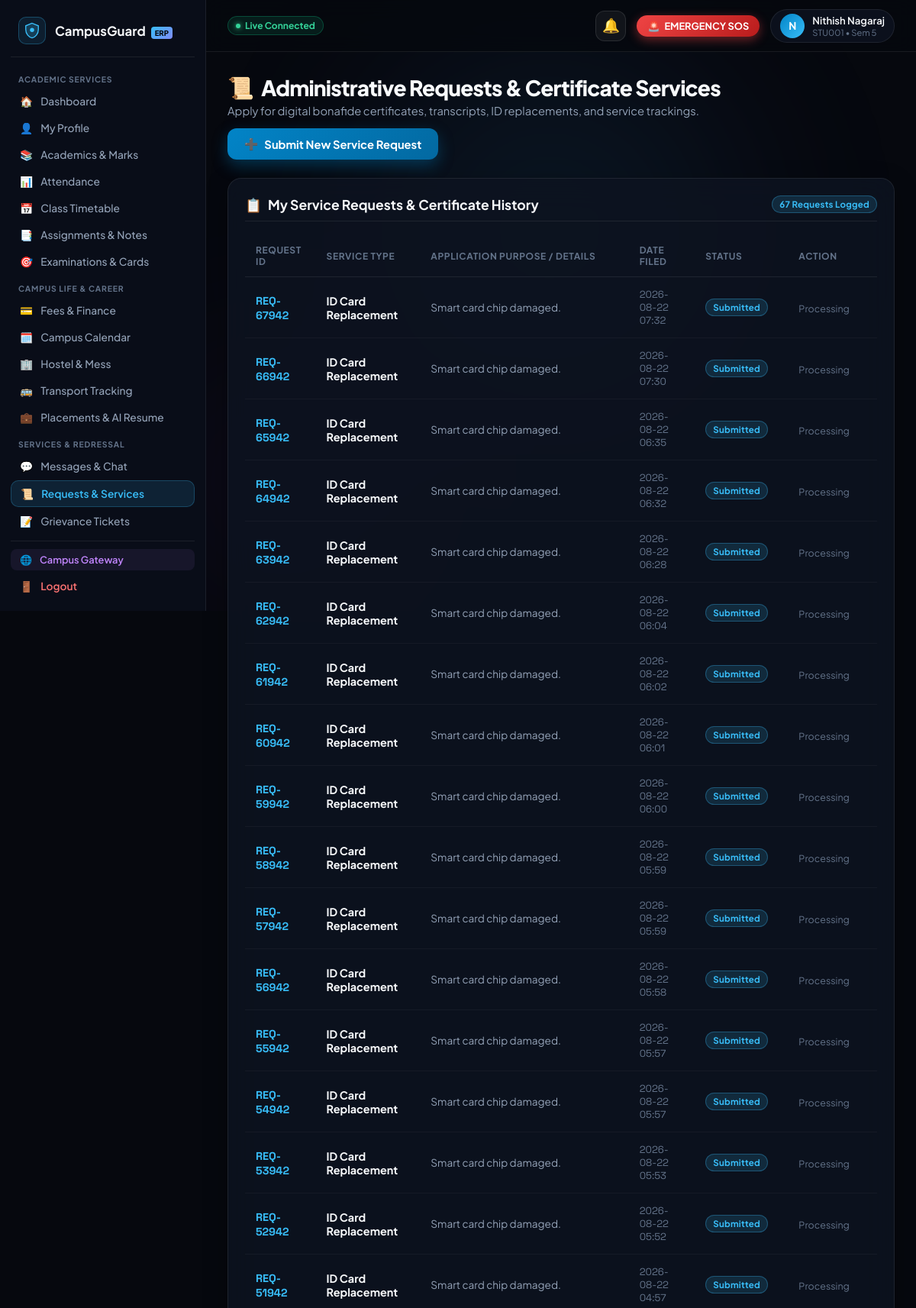
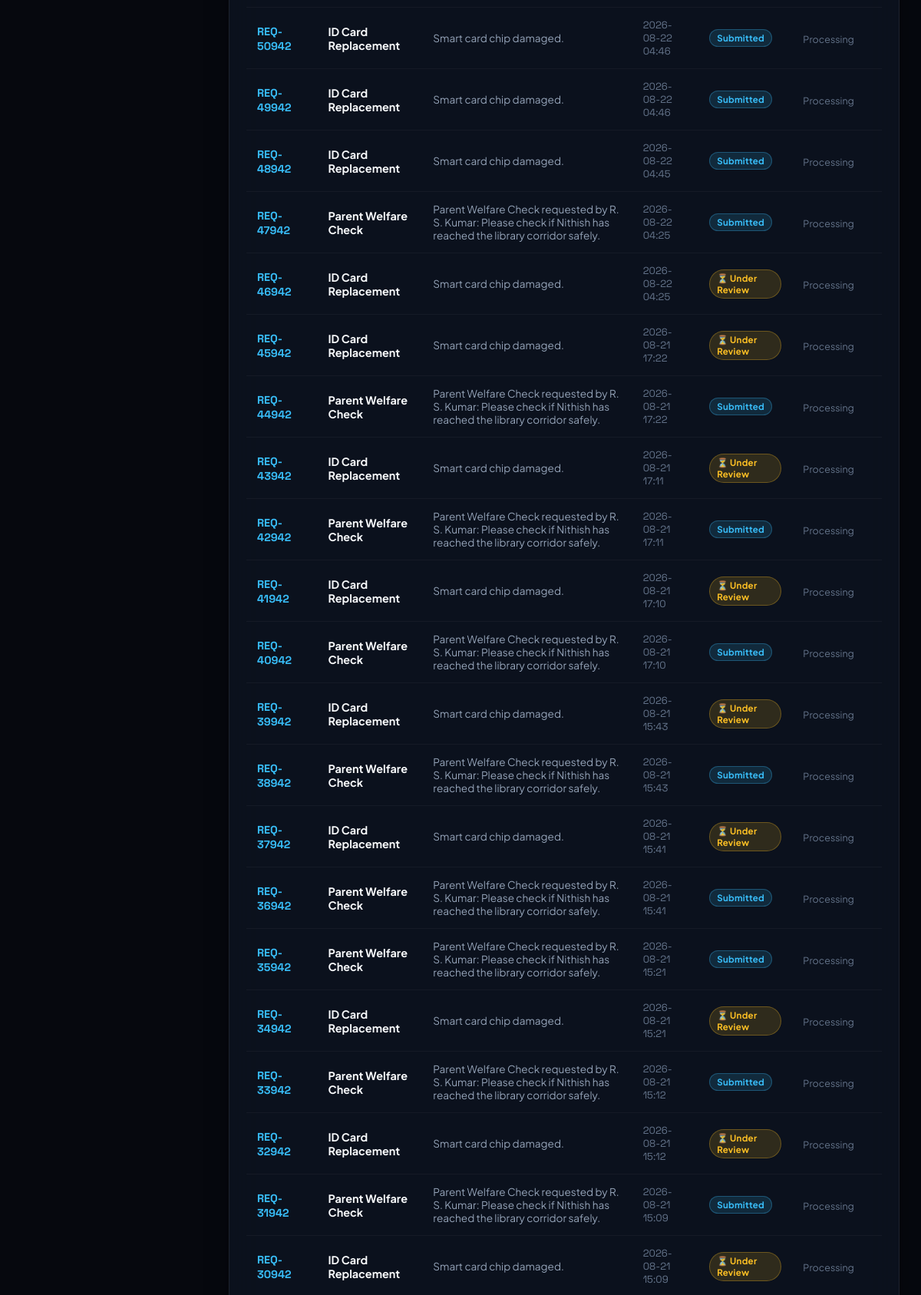
The app's page /student/requests (signed in, upper part) with its own data (2 pictures, top to bottom).
### tables this page shows
CREATE TABLE students (
            id INTEGER PRIMARY KEY AUTOINCREMENT,
            name TEXT NOT NULL,
            register_number TEXT UNIQUE NOT NULL,
            email TEXT NOT NULL,
            password_hash TEXT NOT NULL,
            department TEXT NOT NULL,
            year INTEGER NOT NULL,
            profile_image TEXT DEFAULT '',
            created_at TIMESTAMP DEFAULT CURRENT_TIMESTAMP
        , phone TEXT DEFAULT '+91 98765 43210', join_date TEXT DEFAULT '2023-08-01', cgpa REAL DEFAULT 8.75, program TEXT DEFAULT 'B.Tech', semester INTEGER DEFAULT 5, section TEXT DEFAULT 'A', dob TEXT DEFAULT '2004-05-14', address TEXT DEFAULT '#42, Green Avenue, Tech City, Karnataka 560001', parent_name TEXT DEFAULT 'R. S. Kumar', parent_phone TEXT DEFAULT '+91 94440 12345', sgpa REAL DEFAULT 8.90, earned_credits INTEGER DEFAULT 112, total_credits INTEGER DEFAULT 160, status TEXT DEFAULT 'ACTIVE');

CREATE TABLE student_requests (
            id INTEGER PRIMARY KEY AUTOINCREMENT,
            student_id INTEGER NOT NULL,
            request_type TEXT NOT NULL,
            details TEXT NOT NULL,
            status TEXT DEFAULT 'Submitted',
            created_at TIMESTAMP DEFAULT CURRENT_TIMESTAMP,
            FOREIGN KEY (student_id) REFERENCES students (id)
        );

### routes/student.py (the view, shortened to what this page needs)
@student_bp.route('/student/requests', methods=['GET', 'POST'])
@student_required
def student_requests(student):
    conn = get_db_connection()
    requests_list = conn.execute("SELECT * FROM student_requests WHERE student_id = ? ORDER BY created_at DESC", (student['id'],)).fetchall()
    conn.close()
    return render_template('student/requests.html', student=student, requests=requests_list, active_page='requests')

### app.py (called while the page is built, shortened)
def _url_build_error_fallback(error, endpoint, values):
    for registered_ep in list(app.view_functions.keys()):
        if registered_ep == endpoint or registered_ep.endswith('.' + endpoint):
            try:
                return url_for(registered_ep, **values)
            except Exception:
                if 'student_id' in values and 'id' not in values:
                    v_copy = dict(values)
                    v_copy['id'] = v_copy.pop('student_id')
                    try:
                        return url_for(registered_ep, **v_copy)
                    except Exception:
                        pass
                continue

### database/db.py (called while the page is built)
def get_db_connection():
    conn = sqlite3.connect(DATABASE_FILE, timeout=20.0)
    conn.row_factory = sqlite3.Row
    return conn

### utils/security.py (called while the page is built)
def add_security_headers(response):
    response.headers['Cache-Control'] = 'no-cache, no-store, must-revalidate, max-age=0'
    response.headers['Pragma'] = 'no-cache'
    response.headers['Expires'] = '0'
    response.headers['X-Content-Type-Options'] = 'nosniff'
    response.headers['X-Frame-Options'] = 'SAMEORIGIN'
    response.headers['X-XSS-Protection'] = '1; mode=block'
    return response

### templates/student/requests.html (shortened to what this page needs)
{% extends "student/base_student.html" %}
{% block student_content %}
<div class="page-header-block">
    <div class="page-title-group">
        <h1><span>📜</span> Administrative Requests &amp; Certificate Services</h1>
        <p>Apply for digital bonafide certificates, transcripts, ID replacements, and service trackings.</p>
    </div>
    <button type="button" class="btn-primary" onclick="openModal('new-request-modal')">
        <span>➕</span> Submit New Service Request
    </button>
</div>
<section class="content-card">
    <div class="card-header-row">
        <h2 class="card-heading"><span>📋</span> My Service Requests &amp; Certificate History</h2>
        <span class="badge badge-cyan">{{ requests|length }} Requests Logged</span>
    </div>
    <div class="table-responsive">
        <table class="portal-table">
            <thead>
                <tr>
                    <th>Request ID</th>
                    <th>Service Type</th>
                    <th>Application Purpose / Details</th>
                    <th>Date Filed</th>
                    <th>Status</th>
                    <th>Action</th>
                </tr>
            </thead>
            <tbody>
                {% for r in requests %}
                <tr>
                    <td><strong style="font-family: var(--font-mono); color: #38bdf8;">REQ-{{ r.id }}942</strong></td>
                    <td><strong>{{ r.request_type }}</strong></td>
                    <td style="font-size: 0.85rem; color: var(--text-secondary);">{{ r.details }}</td>
                    <td style="font-size: 0.82rem; color: var(--text-muted); font-family: var(--font-mono);">{{ r.created_at[:16] }}</td>
                    <td>
                        {% if r.status == 'Approved' or r.status == 'Completed' %}
                            <span class="badge badge-green">✓ {{ r.status }}</span>
                        {% elif r.status == 'Under Review' %}
                            <span class="badge badge-yellow">⏳ Under Review</span>
                        {% else %}
                            <span class="badge badge-cyan">Submitted</span>
                        {% endif %}
                    </td>
                    <td>
                        {% if r.status == 'Approved' or r.status == 'Completed' %}
                            <button type="button" class="btn-secondary" style="font-size: 0.78rem; padding: 4px 10px;" onclick="alert('Downloading Digitally Verified {{ r.request_type }} (SHA-256 Validated)...');">
                                📥 Download
                            </button>
                        {% else %}
                            <span style="font-size: 0.78rem; color: #64748b;">Processing</span>
                        {% endif %}
                    </td>
                </tr>
                {% else %}
                <tr>
                    <td colspan="6" style="text-align: center; color: var(--text-muted); padding: 32px;">No active service requests.</td>
                </tr>
                {% endfor %}
            </tbody>
        </table>
    </div>
</section>
{% endblock %}

### templates/student/base_student.html (shortened to what this page needs)
<!DOCTYPE html>
<html lang="en">
<head>
    <link rel="stylesheet" href="{{ url_for('static', filename='css/student-portal.css') }}">
    <link rel="stylesheet" href="{{ url_for('static', filename='css/campusguard-toast.css') }}">
    <link rel="stylesheet" href="{{ url_for('static', filename='css/emergency.css') }}">
</head>
<body>
    <div class="ambient-background" aria-hidden="true">
        <div class="glow-orb orb-primary"></div>
        <div class="glow-orb orb-secondary"></div>
    </div>
    <div class="portal-layout">
        <aside class="sidebar" id="student-sidebar" aria-label="Student Navigation">
            <a href="{{ url_for('student_dashboard') }}" class="sidebar-brand">
                <div class="brand-icon">
                    <svg width="22" height="22" viewBox="0 0 32 32" fill="none" xmlns="http://www.w3.org/2000/svg">
                        <path d="M16 2L4 7V14C4 22 9.5 28.5 16 30C22.5 28.5 28 22 28 14V7L16 2Z" fill="#38bdf8" fill-opacity="0.2" stroke="#38bdf8" stroke-width="2"/>
                        <circle cx="16" cy="15" r="4" fill="#38bdf8"/>
                    </svg>
                </div>
                <span class="brand-name">CampusGuard <span class="brand-badge">ERP</span></span>
            </a>
            <nav class="sidebar-nav">
                <span class="nav-category">Academic Services</span>
                <a href="{{ url_for('student_dashboard') }}" class="nav-link {% if active_page == 'dashboard' %}active{% endif %}" id="nav-dashboard">
                    <span>🏠</span> <span class="nav-text">Dashboard</span>
                </a>
                <a href="{{ url_for('student_profile') }}" class="nav-link {% if active_page == 'profile' %}active{% endif %}" id="nav-profile">
                    <span>👤</span> <span class="nav-text">My Profile</span>
                </a>
                <a href="{{ url_for('student_academics') }}" class="nav-link {% if active_page == 'academics' or active_page == 'marks' %}active{% endif %}" id="nav-academics">
                    <span>📚</span> <span class="nav-text">Academics &amp; Marks</span>
                </a>
                <a href="{{ url_for('student_attendance') }}" class="nav-link {% if active_page == 'attendance' %}active{% endif %}" id="nav-attendance">
                    <span>📊</span> <span class="nav-text">Attendance</span>
                </a>
                <a href="{{ url_for('student_timetable') }}" class="nav-link {% if active_page == 'timetable' %}active{% endif %}" id="nav-timetable">
                    <span>📅</span> <span class="nav-text">Class Timetable</span>
                </a>
                <a href="{{ url_for('student_assignments') }}" class="nav-link {% if active_page == 'assignments' %}active{% endif %}" id="nav-assignments">
                    <span>📑</span> <span class="nav-text">Assignments &amp; Notes</span>
                </a>
                <a href="{{ url_for('student_examinations') }}" class="nav-link {% if active_page == 'examinations' %}active{% endif %}" id="nav-examinations">
                    <span>🎯</span> <span class="nav-text">Examinations &amp; Cards</span>
                </a>
                <span class="nav-category">Campus Life &amp; Career</span>
                <a href="{{ url_for('student_fees') }}" class="nav-link {% if active_page == 'fees' %}active{% endif %}" id="nav-fees">
                    <span>💳</span> <span class="nav-text">Fees &amp; Finance</span>
                </a>
                <a href="{{ url_for('student_calendar') }}" class="nav-link {% if active_page == 'calendar' %}active{% endif %}" id="nav-calendar">
                    <span>🗓️</span> <span class="nav-text">Campus Calendar</span>
                </a>
                <a href="{{ url_for('student_hostel') }}" class="nav-link {% if active_page == 'hostel' %}active{% endif %}" id="nav-hostel">
                    <span>🏢</span> <span class="nav-text">Hostel &amp; Mess</span>
                </a>
                <a href="{{ url_for('student_transport') }}" class="nav-link {% if active_page == 'transport' %}active{% endif %}" id="nav-transport">
                    <span>🚌</span> <span class="nav-text">Transport Tracking</span>
                </a>
                <a href="{{ url_for('student_placements') }}" class="nav-link {% if active_page == 'placements' %}active{% endif %}" id="nav-placements">
                    <span>💼</span> <span class="nav-text">Placements &amp; AI Resume</span>
                </a>
                <span class="nav-category">Services &amp; Redressal</span>
                <a href="{{ url_for('student_messages') }}" class="nav-link {% if active_page == 'messages' %}active{% endif %}" id="nav-messages">
                    <span>💬</span> <span class="nav-text">Messages &amp; Chat</span>
                </a>
                <a href="{{ url_for('student_requests') }}" class="nav-link {% if active_page == 'requests' %}active{% endif %}" id="nav-requests">
                    <span>📜</span> <span class="nav-text">Requests &amp; Services</span>
                </a>
                <a href="{{ url_for('student_complaints') }}" class="nav-link {% if active_page == 'complaints' %}active{% endif %}" id="nav-complaints">
                    <span>📝</span> <span class="nav-text">Grievance Tickets</span>
                </a>
                <a href="{{ url_for('student_lost_found') }}" class="nav-link {% if active_page == 'lost_found' %}active{% endif %}" id="nav-lost-found">
                </a>
            </nav>
            <div class="sidebar-footer">
                <a href="/" class="admin-switch-link" title="Open Campus Gateway">
                    <span>🌐</span> <span>Campus Gateway</span>
                </a>
                <a href="{{ url_for('student_logout') }}" class="logout-link" id="btn-logout" aria-label="Sign out">
                    <span>🚪</span> <span>Logout</span>
                </a>
            </div>
        </aside>
        <div class="main-wrapper">
            <header class="topbar">
                <div class="topbar-left">
                    <div class="conn-status-pill">
                        <span class="conn-dot"></span>
                        <span>Live Connected</span>
                    </div>
                </div>
                <div class="topbar-right">
                    <div class="notif-bell-wrapper">
                        <button type="button" class="notif-bell-btn" id="notif-bell-btn" aria-label="View notifications">
                            <span>🔔</span>
                        </button>
                    </div>
                    <a href="{{ url_for('student_emergency') }}" class="topbar-quick-sos" id="topbar-sos-btn" title="Instant Emergency Distress Beacon" onclick="handleTopbarSOSClick(event)">
                        <span>🚨</span> EMERGENCY SOS
                    </a>
                    <a href="{{ url_for('student_profile') }}" class="user-avatar-pill" title="View Profile">
                        <div class="avatar-circle">
                            {{ student.name[0]|upper if student else 'S' }}
                        </div>
                        <div class="user-meta-top">
                            <span class="user-name-top">{{ student.name if student else 'Student' }}</span>
                            <span class="user-role-top">{{ student.register_number if student else '' }} • Sem {{ student.semester|default(5) }}</span>
                        </div>
                    </a>
                </div>
            </header>
            <main class="portal-content">
                {% block student_content %}{% endblock %}
            </main>
        </div>
    </div>
</body>
</html>

### static/css/campusguard-toast.css (style rules this page uses)
.notif-bell-wrapper { position: relative; display: inline-block; }
.notif-bell-btn { position: relative; background: rgba(255, 255, 255, 0.05); border: 1px solid rgba(255, 255, 255, 0.1); color: #f1f5f9; width: 40px; height: 40px; border-radius: 12px; display: flex; align-items: center; justify-content: center; cursor: pointer; font-size: 1.15rem; transition: all 0.2s ease; }
.conn-status-pill { display: inline-flex; align-items: center; gap: 6px; padding: 4px 10px; border-radius: 99px; font-size: 0.75rem; font-weight: 700; background: rgba(16, 185, 129, 0.12); border: 1px solid rgba(16, 185, 129, 0.3); color: #34d399; }
.conn-dot { width: 6px; height: 6px; border-radius: 50%; background: #34d399; box-shadow: 0 0 6px #34d399; }

### static/css/emergency.css (style rules this page uses)
:root { --emg-critical: #ef4444; --emg-high: #f97316; --emg-medium: #f59e0b; --emg-low: #3b82f6; --emg-success: #10b981; --emg-bg-card: rgba(14, 19, 32, 0.88); --emg-border-glow: rgba(239, 68, 68, 0.4); }

### records on screen
students: name "N", name "Nithish Nagaraj", register_number "STU001", semester "5"
student_requests: id "67", request_type "ID Card Replacement", details "Smart card chip damaged.", created_at "2026-08-22 07:32", status "Submitted"
student_requests: id "66", request_type "ID Card Replacement", details "Smart card chip damaged.", created_at "2026-08-22 07:30", status "Submitted"
student_requests: id "65", request_type "ID Card Replacement", details "Smart card chip damaged.", created_at "2026-08-22 06:35", status "Submitted"
student_requests: id "64", request_type "ID Card Replacement", details "Smart card chip damaged.", created_at "2026-08-22 06:32", status "Submitted"
student_requests: id "63", request_type "ID Card Replacement", details "Smart card chip damaged.", created_at "2026-08-22 06:28", status "Submitted"
student_requests: id "62", request_type "ID Card Replacement", details "Smart card chip damaged.", created_at "2026-08-22 06:04", status "Submitted"
student_requests: id "61", request_type "ID Card Replacement", details "Smart card chip damaged.", created_at "2026-08-22 06:02", status "Submitted"
student_requests: id "60", request_type "ID Card Replacement", details "Smart card chip damaged.", created_at "2026-08-22 06:01", status "Submitted"
student_requests: id "59", request_type "ID Card Replacement", details "Smart card chip damaged.", created_at "2026-08-22 06:00", status "Submitted"
student_requests: id "58", request_type "ID Card Replacement", details "Smart card chip damaged.", created_at "2026-08-22 05:59", status "Submitted"
student_requests: id "57", request_type "ID Card Replacement", details "Smart card chip damaged.", created_at "2026-08-22 05:59", status "Submitted"
student_requests: id "56", request_type "ID Card Replacement", details "Smart card chip damaged.", created_at "2026-08-22 05:58", status "Submitted"
student_requests: id "55", request_type "ID Card Replacement", details "Smart card chip damaged.", created_at "2026-08-22 05:57", status "Submitted"
student_requests: id "54", request_type "ID Card Replacement", details "Smart card chip damaged.", created_at "2026-08-22 05:57", status "Submitted"
student_requests: id "53", request_type "ID Card Replacement", details "Smart card chip damaged.", created_at "2026-08-22 05:53", status "Submitted"
student_requests: id "52", request_type "ID Card Replacement", details "Smart card chip damaged.", created_at "2026-08-22 05:52", status "Submitted"
student_requests: id "51", request_type "ID Card Replacement", details "Smart card chip damaged.", created_at "2026-08-22 04:57", status "Submitted"
student_requests: id "50", request_type "ID Card Replacement", details "Smart card chip damaged.", created_at "2026-08-22 04:46", status "Submitted"
student_requests: id "49", request_type "ID Card Replacement", details "Smart card chip damaged.", created_at "2026-08-22 04:46", status "Submitted"
student_requests: id "48", request_type "ID Card Replacement", details "Smart card chip damaged.", created_at "2026-08-22 04:45", status "Submitted"
student_requests: id "47", request_type "Parent Welfare Check", details "Parent Welfare Check requested by R. S. Kumar: Please check if Nithish has reached the library corridor safely.", created_at "2026-08-22 04:25", shows "Submitted", shows "Processing"
student_requests: id "46", request_type "ID Card Replacement", details "Smart card chip damaged.", created_at "2026-08-22 04:25", status "⏳ Under Review"
student_requests: id "45", request_type "ID Card Replacement", details "Smart card chip damaged.", created_at "2026-08-21 17:22", status "⏳ Under Review"
student_requests: id "44", request_type "Parent Welfare Check", details "Parent Welfare Check requested by R. S. Kumar: Please check if Nithish has reached the library corridor safely.", created_at "2026-08-21 17:22", shows "Submitted", shows "Processing"
student_requests: id "43", request_type "ID Card Replacement", details "Smart card chip damaged.", created_at "2026-08-21 17:11", status "⏳ Under Review"
student_requests: id "42", request_type "Parent Welfare Check", details "Parent Welfare Check requested by R. S. Kumar: Please check if Nithish has reached the library corridor safely.", created_at "2026-08-21 17:11", shows "Submitted", shows "Processing"
student_requests: id "41", request_type "ID Card Replacement", details "Smart card chip damaged.", created_at "2026-08-21 17:10", status "⏳ Under Review"
student_requests: id "40", request_type "Parent Welfare Check", details "Parent Welfare Check requested by R. S. Kumar: Please check if Nithish has reached the library corridor safely.", created_at "2026-08-21 17:10", shows "Submitted", shows "Processing"
student_requests: id "39", request_type "ID Card Replacement", details "Smart card chip damaged.", created_at "2026-08-21 15:43", status "⏳ Under Review"
student_requests: id "38", request_type "Parent Welfare Check", details "Parent Welfare Check requested by R. S. Kumar: Please check if Nithish has reached the library corridor safely.", created_at "2026-08-21 15:43", shows "Submitted", shows "Processing"
student_requests: id "37", request_type "ID Card Replacement", details "Smart card chip damaged.", created_at "2026-08-21 15:41", status "⏳ Under Review"
student_requests: id "36", request_type "Parent Welfare Check", details "Parent Welfare Check requested by R. S. Kumar: Please check if Nithish has reached the library corridor safely.", created_at "2026-08-21 15:41", shows "Submitted", shows "Processing"
student_requests: id "35", request_type "Parent Welfare Check", details "Parent Welfare Check requested by R. S. Kumar: Please check if Nithish has reached the library corridor safely.", created_at "2026-08-21 15:21", shows "Submitted", shows "Processing"
student_requests: id "34", request_type "ID Card Replacement", details "Smart card chip damaged.", created_at "2026-08-21 15:21", status "⏳ Under Review"
student_requests: id "33", request_type "Parent Welfare Check", details "Parent Welfare Check requested by R. S. Kumar: Please check if Nithish has reached the library corridor safely.", created_at "2026-08-21 15:12", shows "Submitted", shows "Processing"
student_requests: id "32", request_type "ID Card Replacement", details "Smart card chip damaged.", created_at "2026-08-21 15:12", status "⏳ Under Review"
student_requests: id "31", request_type "Parent Welfare Check", details "Parent Welfare Check requested by R. S. Kumar: Please check if Nithish has reached the library corridor safely.", created_at "2026-08-21 15:09", shows "Submitted", shows "Processing"
student_requests: id "30", request_type "ID Card Replacement", details "Smart card chip damaged.", created_at "2026-08-21 15:09", status "⏳ Under Review"

### other values on screen
{{ requests|length }} "67"
